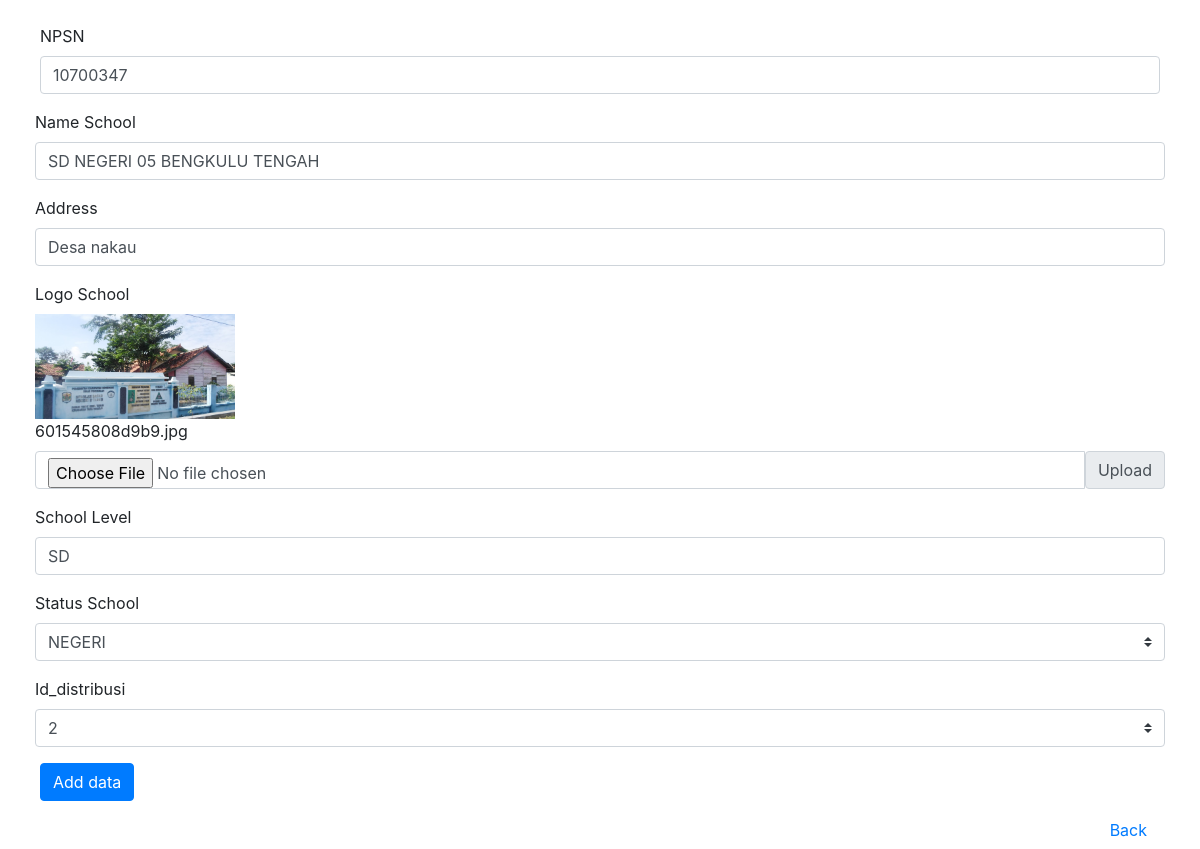
The app's page /file_tambahan_no_4/add_school/edit.php?id=7 (signed in) with its own data.
### tables this page shows
CREATE TABLE `school_db` (
  `id` int(11) NOT NULL,
  `NPSN` varchar(50) NOT NULL,
  `name_school` varchar(50) NOT NULL,
  `addres` varchar(50) NOT NULL,
  `logo_school` varchar(50) NOT NULL,
  `school_level` varchar(50) NOT NULL,
  `status_school` varchar(50) NOT NULL,
  `id_user` varchar(50) NOT NULL
);

### file_tambahan_no_4/add_school/edit.php (the view, shortened to what this page needs)
<?php
require '../conn.php';
if(isset($_GET['id'])){
$id = $_GET['id'];
$query =  mysqli_query($conn, "SELECT * FROM school_db WHERE id=$id");
$result = mysqli_fetch_assoc($query);
}
?>
<!doctype html>
<html lang="en">
  <head>
    <link href="../css/bootstrap.min.css" rel="stylesheet">
  </head>
  <body>
 <div class="container">
 <form class="mt-4" method="post" action="" enctype="multipart/form-data">
      <div class="form-row d-block">
        <div class="form-group ">
          <label for="name">NPSN </label>
          <input type="text" name="npsn" class="form-control" id="name" value="<?= $result['NPSN'] ?>">
        </div>
        <div class="form-row d-block">
        <div class="form-group ">
          <label for="name_school">Name School </label>
          <input type="text" name="name_school" class="form-control" id="name_school" value="<?= $result['name_school'] ?>">
        </div>
        <div class="form-group">
        <div>
  <label for="address" class="form-label">Address</label>
  <input type="text" class="form-control" id="address" rows="2" name="address" value="<?= $result['addres'] ?>"></input>
</div>
        </div>
        <div class="form-group">
<div>
<label for="inputZip">Logo School</label><br>
<img src="img/<?=$result['logo_school'] ?>" width="200px"alt=""><br>
         <label for="inputZip"><?= $result['logo_school'] ?></label>
        <div class="input-group mb-3">
  <input type="file" class="form-control" id="inputGroupFile02" name="logo_school" value="<?= $result['logo_school'] ?>">
  <label class="input-group-text" for="inputGroupFile02">Upload</label>
</div>
</div>
        </div>
        <div class="form-group ">
          <label for="level">School Level </label>
          <input type="text" name="school_level" class="form-control" id="level" value="<?= $result['school_level'] ?>">
        </div>
      </div>
      <div class="form-row d-block">
        <div class="form-group ">
          <label for="status">Status School </label>
          <select class="custom-select" name="status">
            <?php  $numbers = [NEGERI,SWASTA];?>
            <?php foreach( $numbers as $num): ?>
            <option value="<?=$num; ?>" <?= $result['status_school'] == $num ? "selected" : "" ?>><?=$num; ?></option>
<?php endforeach; ?>
          </select>
        </div>
        <div class="form-group ">
          <label for="">Id_distribusi </label>
          <select class="custom-select" name="id_user">
            <?php  $numbers = [1,2,3,4,5];?>
            <?php foreach( $numbers as $num): ?>
            <option value="<?=$num; ?>" <?= $result['id_user'] == $num ? "selected" : "" ?>><?=$num; ?></option>
<?php endforeach; ?>>
          </select>
        </div>
      </div>
      <button type="submit" name="submit" class="btn btn-primary">Add data</button>
    </form>
    <button type="button" class="btn btn-link mt-5 float-right" onclick="document.location.href='../home.php';">Back</button>
  </div>
  </body>
</html>

### records on screen
school_db: npsn "10700347", name_school "SD NEGERI 05 BENGKULU TENGAH", address "Desa nakau", logo_school (picture), logo_school "601545808d9b9.jpg", school_level "SD", status "NEGERI", id_user "2"
